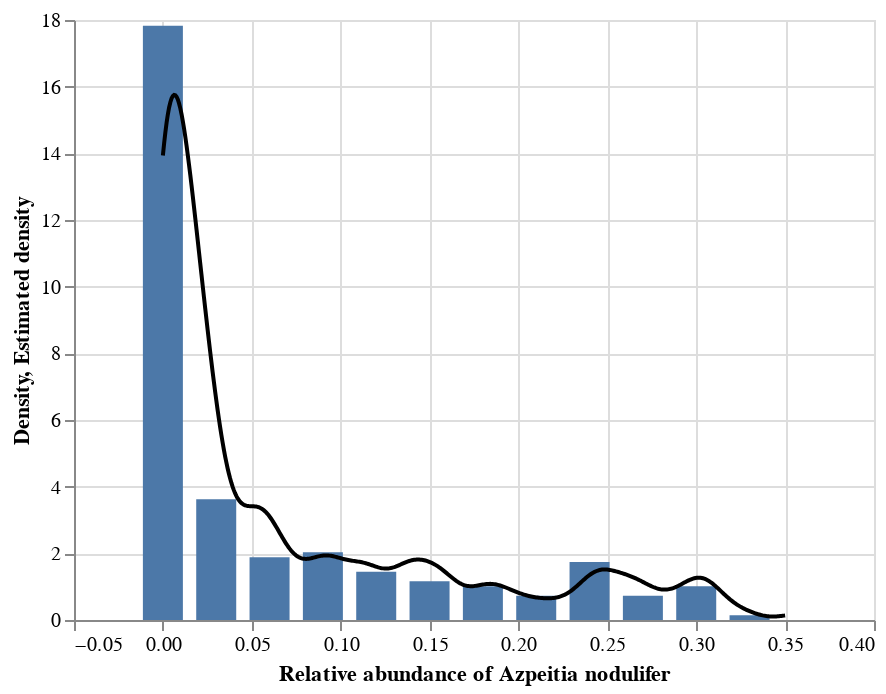

Notebook source saved alongside this figure:
### Markdown cell above
<!-- END QUESTION -->

<!-- BEGIN QUESTION -->

#### (ii) Construct a kernel density estimate of the distribution.

Create and store the KDE curve as `smooth` and layer it on top of the density histogram from part i.

(*Remember*: experiment with the bandwidth parameter, and find a value that you feel captures the shape best.)

### Code cell
smooth = base.transform_density(
    density = 'A_nodul',
    as_ = ['Relative abundance of Azpeitia nodulifer', 'Estimated density'],
    bandwidth = 0.01,
    extent = [0,0.35],
    steps = 500
).mark_line(color='black').encode(
    x = 'Relative abundance of Azpeitia nodulifer:Q',
    y = 'Estimated density:Q'
)

hist + smooth

### Figure 1 — Vega-Lite specification as saved in the notebook (floating-point values rounded to 4 significant figures; data arrays with more than 128 entries replaced by an {"elided": "..."} marker saying what was removed)
{"config": {"view": {"continuousWidth": 400, "continuousHeight": 300}}, "layer": [{"mark": {"type": "bar", "size": 20}, "encoding": {"x": {"field": "Relative abundance of Azpeitia nodulifer", "type": "quantitative"}, "y": {"field": "Density", "type": "quantitative"}}, "transform": [{"bin": {"step": 0.03}, "field": "A_nodul", "as": "Relative abundance of Azpeitia nodulifer"}, {"aggregate": [{"op": "count", "as": "Count"}], "groupby": ["Relative abundance of Azpeitia nodulifer"]}, {"calculate": "datum.Count/(0.03*230)", "as": "Density"}]}, {"mark": {"type": "line", "color": "black"}, "encoding": {"x": {"field": "Relative abundance of Azpeitia nodulifer", "type": "quantitative"}, "y": {"field": "Estimated density", "type": "quantitative"}}, "transform": [{"density": "A_nodul", "bandwidth": 0.01, "extent": [0, 0.35], "steps": 500, "as": ["Relative abundance of Azpeitia nodulifer", "Estimated density"]}]}], "data": {"name": "data-9f4e66e54759d6b46301ea3d10ce44f6"}, "$schema": "https://vega.github.io/schema/vega-lite/v4.17.0.json", "datasets": {"data-9f4e66e54759d6b46301ea3d10ce44f6": {"elided": "230 records"}}}
